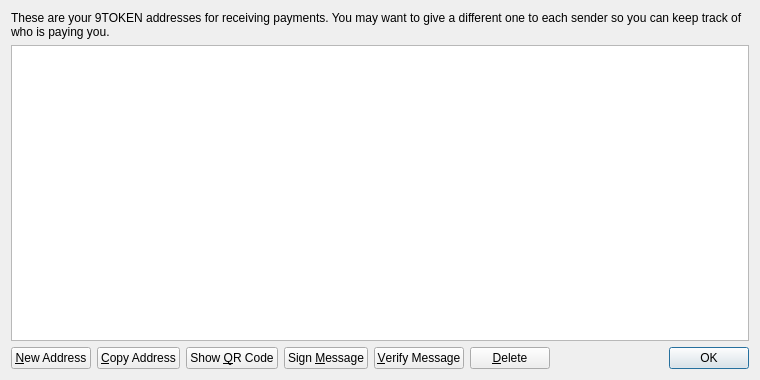
<?xml version="1.0" encoding="UTF-8"?>
<ui version="4.0">
 <class>AddressBookPage</class>
 <widget class="QWidget" name="AddressBookPage">
  <property name="geometry">
   <rect>
    <x>0</x>
    <y>0</y>
    <width>760</width>
    <height>380</height>
   </rect>
  </property>
  <property name="windowTitle">
   <string>Address Book</string>
  </property>
  <layout class="QVBoxLayout" name="verticalLayout">
   <item>
    <widget class="QLabel" name="labelExplanation">
     <property name="text">
      <string>These are your 9TOKEN addresses for receiving payments. You may want to give a different one to each sender so you can keep track of who is paying you.</string>
     </property>
     <property name="textFormat">
      <enum>Qt::PlainText</enum>
     </property>
     <property name="wordWrap">
      <bool>true</bool>
     </property>
    </widget>
   </item>
   <item>
    <widget class="QTableView" name="tableView">
     <property name="contextMenuPolicy">
      <enum>Qt::CustomContextMenu</enum>
     </property>
     <property name="toolTip">
      <string>Double-click to edit address or label</string>
     </property>
     <property name="tabKeyNavigation">
      <bool>false</bool>
     </property>
     <property name="alternatingRowColors">
      <bool>true</bool>
     </property>
     <property name="selectionMode">
      <enum>QAbstractItemView::SingleSelection</enum>
     </property>
     <property name="selectionBehavior">
      <enum>QAbstractItemView::SelectRows</enum>
     </property>
     <property name="sortingEnabled">
      <bool>true</bool>
     </property>
     <attribute name="verticalHeaderVisible">
      <bool>false</bool>
     </attribute>
    </widget>
   </item>
   <item>
    <layout class="QHBoxLayout" name="horizontalLayout">
     <item>
      <widget class="QPushButton" name="newAddressButton">
       <property name="toolTip">
        <string>Create a new address</string>
       </property>
       <property name="text">
        <string>&amp;New Address</string>
       </property>
       <property name="icon">
        <iconset resource="../bitcoin.qrc">
         <normaloff>:/icons/add</normaloff>:/icons/add</iconset>
       </property>
      </widget>
     </item>
     <item>
      <widget class="QPushButton" name="copyToClipboard">
       <property name="toolTip">
        <string>Copy the currently selected address to the system clipboard</string>
       </property>
       <property name="text">
        <string>&amp;Copy Address</string>
       </property>
       <property name="icon">
        <iconset resource="../bitcoin.qrc">
         <normaloff>:/icons/editcopy</normaloff>:/icons/editcopy</iconset>
       </property>
      </widget>
     </item>
     <item>
      <widget class="QPushButton" name="showQRCode">
       <property name="text">
        <string>Show &amp;QR Code</string>
       </property>
       <property name="icon">
        <iconset resource="../bitcoin.qrc">
         <normaloff>:/icons/qrcode</normaloff>:/icons/qrcode</iconset>
       </property>
      </widget>
     </item>
     <item>
      <widget class="QPushButton" name="signMessage">
       <property name="toolTip">
        <string>Sign a message to prove you own a 9TOKEN address</string>
       </property>
       <property name="text">
        <string>Sign &amp;Message</string>
       </property>
       <property name="icon">
        <iconset resource="../bitcoin.qrc">
         <normaloff>:/icons/edit</normaloff>:/icons/edit</iconset>
       </property>
      </widget>
     </item>
     <item>
      <widget class="QPushButton" name="verifyMessage">
       <property name="toolTip">
        <string>Verify a message to ensure it was signed with a specified 9TOKEN address</string>
       </property>
       <property name="text">
        <string>&amp;Verify Message</string>
       </property>
       <property name="icon">
        <iconset resource="../bitcoin.qrc">
         <normaloff>:/icons/transaction_0</normaloff>:/icons/transaction_0</iconset>
       </property>
      </widget>
     </item>
     <item>
      <widget class="QPushButton" name="deleteButton">
       <property name="toolTip">
        <string>Delete the currently selected address from the list</string>
       </property>
       <property name="text">
        <string>&amp;Delete</string>
       </property>
       <property name="icon">
        <iconset resource="../bitcoin.qrc">
         <normaloff>:/icons/remove</normaloff>:/icons/remove</iconset>
       </property>
      </widget>
     </item>
     <item>
      <spacer name="horizontalSpacer">
       <property name="orientation">
        <enum>Qt::Horizontal</enum>
       </property>
       <property name="sizeHint" stdset="0">
        <size>
         <width>40</width>
         <height>20</height>
        </size>
       </property>
      </spacer>
     </item>
     <item>
      <widget class="QDialogButtonBox" name="buttonBox">
       <property name="sizePolicy">
        <sizepolicy hsizetype="Maximum" vsizetype="Fixed">
         <horstretch>0</horstretch>
         <verstretch>0</verstretch>
        </sizepolicy>
       </property>
       <property name="standardButtons">
        <set>QDialogButtonBox::Ok</set>
       </property>
      </widget>
     </item>
    </layout>
   </item>
  </layout>
 </widget>
 <resources>
  <include location="../bitcoin.qrc"/>
 </resources>
 <connections/>
</ui>
